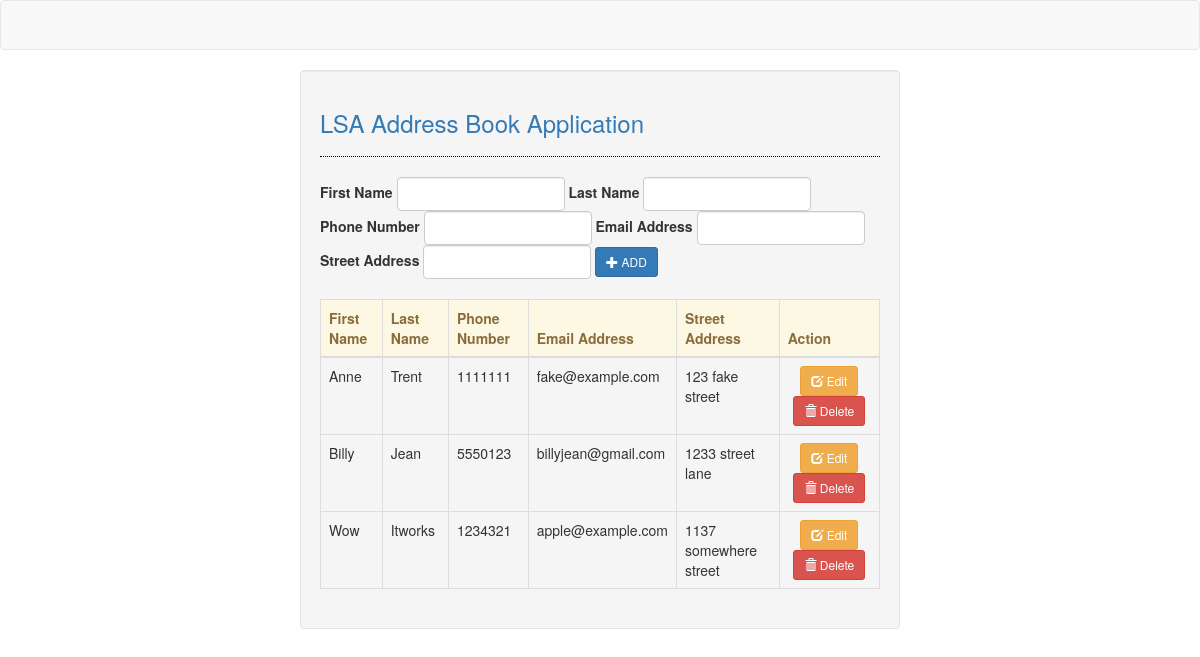
/contacts/, run on the app's committed database.
### contacts/models.py (models this page shows, shortened)
class Member(models.Model):
    first_name = models.CharField(max_length=40)
    last_name = models.CharField(max_length=40)
    phone_number = models.CharField(max_length=40)
    email_address = models.CharField(max_length=50)
    street_address = models.CharField(max_length=60)

### contacts/views.py (the view)
def index(request):
    members = Member.objects.all()
    context = {'members': members}
    return render(request, 'contacts/index.html', context)

### contacts/templates/contacts/index.html (shortened to what this page needs)
{% extends 'contacts/base.html' %}
{% block body %}
<form class="form-inline"  action="create" method="POST">
    <div class="form-group">
        <label for="first_name">First Name</label>
        <input type="text" name="first_name" class="form-control" style="width:30%;" required="required"/>
        <label for="last_name">Last Name</label>
        <input type="text" name="last_name" class="form-control" style="width:30%;" required="required"/>
        <br />
        <label for="phone_number">Phone Number</label>
        <input type="text" name="phone_number" class="form-control" style="width:30%;" required="required"/>
        <label for="email_address">Email Address</label>
        <input type="text" name="email_address" class="form-control" style="width:30%;" required="required"/>
        <br />
        <label for="street_address">Street Address</label>
        <input type="text" name="street_address" class="form-control" style="width:30%;" required="required"/>
        <button type="submit" class="btn btn-sm btn-primary"><span class="glyphicon glyphicon-plus"></span> ADD</button>
    </div>
</form>
<br />
<table class="table table-bordered">
    <thead class="alert-warning">
        <tr>
            <th>First Name</th>
            <th>Last Name</th>
            <th>Phone Number</th>
            <th>Email Address</th>
            <th>Street Address</th>
            <th>Action</th>
        </tr>
    </thead>
    <tbody>
        {% for member in members %}
        <tr>
            <td>{{ member.first_name }}</td>
            <td>{{ member.last_name }}</td>
            <td>{{ member.phone_number }}</td>
            <td>{{ member.email_address }}</td>
            <td>{{ member.street_address }}</td>
            <td><center><a class="btn btn-sm btn-warning" href="edit/{{ member.id }}"><span class="glyphicon glyphicon-edit"></span> Edit</a> <a class="btn btn-sm btn-danger" href="delete/{{ member.id }}"><span class="glyphicon glyphicon-trash"></span> Delete</a></center></td>
        </tr>
        {% endfor %}
    </tbody>
</table>
{% endblock %}

### contacts/templates/contacts/base.html (shortened to what this page needs)
<!DOCTYPE html>
<html lang="en">
    <head>
        {% load static %}
        <link rel="stylesheet" type="text/css" href="{% static 'contacts/css/bootstrap.css' %}"/>
    </head>
<body>
    <nav class="navbar navbar-default">
    </nav>
    <div class="col-md-3"></div>
    <div class="col-md-6 well">
        <h3 class="text-primary">LSA Address Book Application</h3>
        <hr style="border-top:1px dotted #000;"/>
        {% block body %}
        {% endblock %}
    </div>
</body>
</html>

### data on the page
Member: first_name "Anne", last_name "Trent", phone_number "1111111", email_address "fake@example.com", street_address "123 fake street"
Member: first_name "Billy", last_name "Jean", phone_number "5550123", email_address "billyjean@gmail.com", street_address "1233 street lane"
Member: first_name "Wow", last_name "Itworks", phone_number "1234321", email_address "apple@example.com", street_address "1137 somewhere street"
